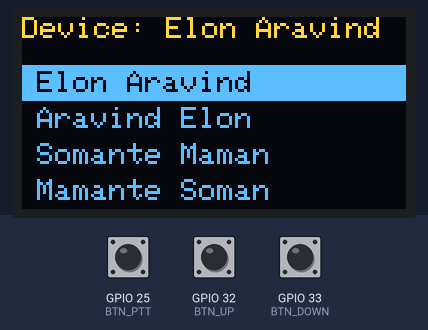
This sketch was run on a simulated ESP32. Shown: 128×64 one-colour display. Inputs (shaded band) come from the test bench; at power-on: GPIO 25 (BTN_PTT) HIGH, GPIO 32 (BTN_UP) HIGH, GPIO 33 (BTN_DOWN) HIGH. The OLED is the two-colour kind (top 16 rows yellow); no radio packets arrive unless stated.

Above: at 1.2 s.
1.3 s: GPIO 25 (BTN_PTT) pulled LOW for 0.15 s
At 1.6 s:
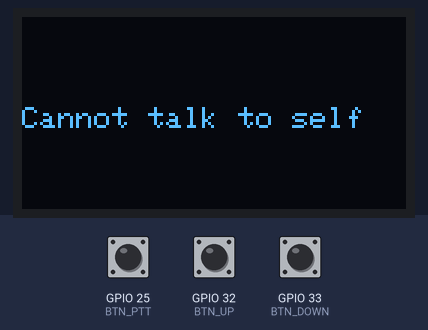
3.6 s: GPIO 32 (BTN_UP) pulled LOW for 0.15 s
At 4.6 s:
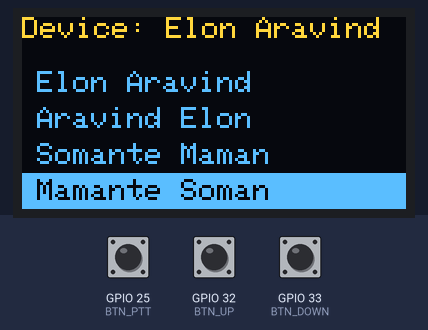
5.2 s: GPIO 33 (BTN_DOWN) pulled LOW for 0.15 s
At 5.8 s:
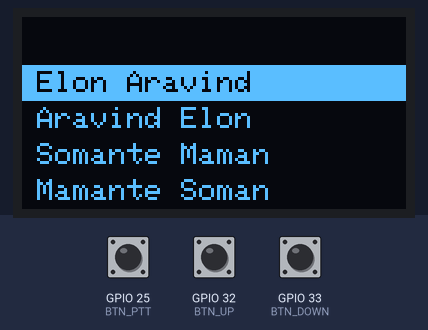
6.8 s: GPIO 33 (BTN_DOWN) pulled LOW for 1 s
At 8.2 s:
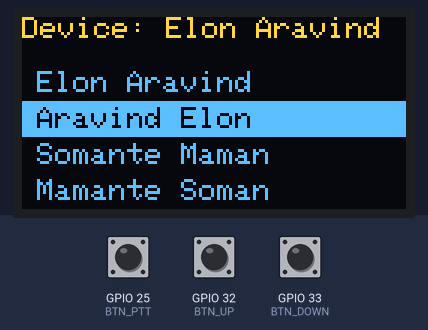
9.3 s: GPIO 25 (BTN_PTT) pulled LOW for 1 s
At 9.9 s:
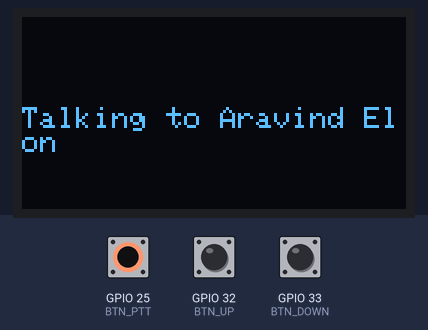
11.8 s: GPIO 33 (BTN_DOWN) pulled LOW for 0.15 s
At 13.2 s:
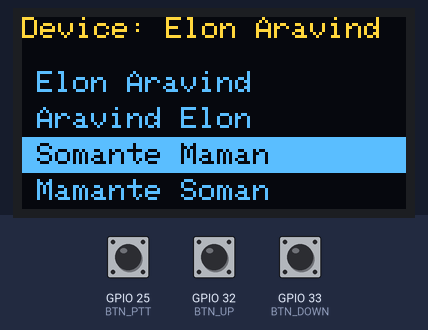
Timing chart, 0 to 14.4 s (numbered marks = the images above; inputs shaded):
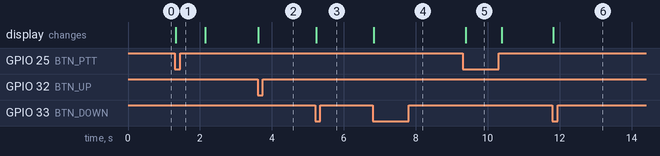

Measured:
- after the input at 1.3 s, the display: changes at once (image 1)
- after the input at 3.6 s, the display: changes at once (image 2)
- after the input at 5.2 s, the display: changes at once (image 3)
- after the input at 6.8 s, the display: changes at once (image 4)
- after the input at 9.3 s, the display: changes after 0.09 s (image 5)
- after the input at 11.8 s, the display: changes at once (image 6)

The sketch:

lora_ptt_control.ino
```cpp
#include <SPI.h>
#include <LoRa.h>
#include <Wire.h>
#include <Adafruit_GFX.h>
#include <Adafruit_SSD1306.h>

#define MY_ID 1
#define SCREEN_WIDTH 128
#define SCREEN_HEIGHT 64
#define BTN_UP 32
#define BTN_DOWN 33
#define BTN_PTT 25
#define LORA_SS 5
#define LORA_RST 14
#define LORA_DIO0 26

Adafruit_SSD1306 display(SCREEN_WIDTH, SCREEN_HEIGHT, &Wire, -1);
struct Device { uint8_t id; const char* name; };
Device contacts[] = {{1, "Elon Aravind"}, {2, "Aravind Elon"}, {3, "Somante Maman"}, {4, "Mamante Soman"}};
const int totalContacts = 4;
int selectedIndex = 0;
enum State { IDLE, TRANSMITTING, RECEIVING, BUSY_LOCKED };
State currentState = IDLE;
bool channelBusy = false;
uint8_t busyBy = 0;
bool lastUpState = HIGH, lastDownState = HIGH, lastPTTState = HIGH;
unsigned long lastDebounceTime = 0;
const unsigned long debounceDelay = 50;

const char* getNameFromID(uint8_t id) {
  for (int i = 0; i < totalContacts; i++) if (contacts[i].id == id) return contacts[i].name;
  return "Unknown";
}

void drawMenu() {
  display.clearDisplay();
  display.setCursor(0, 0);
  display.print("Device: ");
  display.print(getNameFromID(MY_ID));
  for (int i = 0; i < totalContacts; i++) {
    int y = 16 + i * 12;
    if (i == selectedIndex) { display.fillRect(0, y, 128, 12, SSD1306_WHITE); display.setTextColor(SSD1306_BLACK); }
    else display.setTextColor(SSD1306_WHITE);
    display.setCursor(5, y + 2);
    display.print(contacts[i].name);
  }
  display.display();
}

void drawMessage(String msg) {
  display.clearDisplay();
  display.setCursor(0, 30);
  display.print(msg);
  display.display();
}

void setup() {
  pinMode(BTN_UP, INPUT_PULLUP);
  pinMode(BTN_DOWN, INPUT_PULLUP);
  pinMode(BTN_PTT, INPUT_PULLUP);
  Wire.begin(21, 22);
  display.begin(SSD1306_SWITCHCAPVCC, 0x3C);
  LoRa.setPins(LORA_SS, LORA_RST, LORA_DIO0);
  if (!LoRa.begin(433E6)) while (1) {}
  LoRa.setSpreadingFactor(7);
  LoRa.setSignalBandwidth(125E3);
  LoRa.setCodingRate4(5);
  drawMenu();
}

void loop() {
  int packetSize = LoRa.parsePacket();
  if (packetSize >= 3) {
    uint8_t type = LoRa.read(), sender = LoRa.read(), target = LoRa.read();
    if (type == 0x01 && sender != MY_ID) {
      channelBusy = true;
      busyBy = sender;
      if (target == MY_ID) { currentState = RECEIVING; drawMessage("Receiving from " + String(getNameFromID(sender))); }
      else { currentState = BUSY_LOCKED; drawMessage("Channel Busy"); }
    }
    if (type == 0x03) { channelBusy = false; busyBy = 0; currentState = IDLE; drawMenu(); }
  }
  bool currentUp = digitalRead(BTN_UP), currentDown = digitalRead(BTN_DOWN), currentPTT = digitalRead(BTN_PTT);
  unsigned long now = millis();
  if (currentState == IDLE && !channelBusy) {
    if (lastUpState == HIGH && currentUp == LOW && now - lastDebounceTime > debounceDelay) { selectedIndex--; if (selectedIndex < 0) selectedIndex = totalContacts - 1; drawMenu(); lastDebounceTime = now; }
    if (lastDownState == HIGH && currentDown == LOW && now - lastDebounceTime > debounceDelay) { selectedIndex++; if (selectedIndex >= totalContacts) selectedIndex = 0; drawMenu(); lastDebounceTime = now; }
    if (lastPTTState == HIGH && currentPTT == LOW && now - lastDebounceTime > debounceDelay) {
      uint8_t target = contacts[selectedIndex].id;
      if (target == MY_ID) { drawMessage("Cannot talk to self"); delay(800); drawMenu(); }
      else { LoRa.beginPacket(); LoRa.write(0x01); LoRa.write(MY_ID); LoRa.write(target); LoRa.endPacket(); currentState = TRANSMITTING; drawMessage("Talking to " + String(getNameFromID(target))); }
      lastDebounceTime = now;
    }
  }
  if (currentState == TRANSMITTING && lastPTTState == LOW && currentPTT == HIGH) {
    uint8_t target = contacts[selectedIndex].id;
    LoRa.beginPacket(); LoRa.write(0x03); LoRa.write(MY_ID); LoRa.write(target); LoRa.endPacket();
    currentState = IDLE; channelBusy = false; drawMenu();
  }
  lastUpState = currentUp;
  lastDownState = currentDown;
  lastPTTState = currentPTT;
}
```
